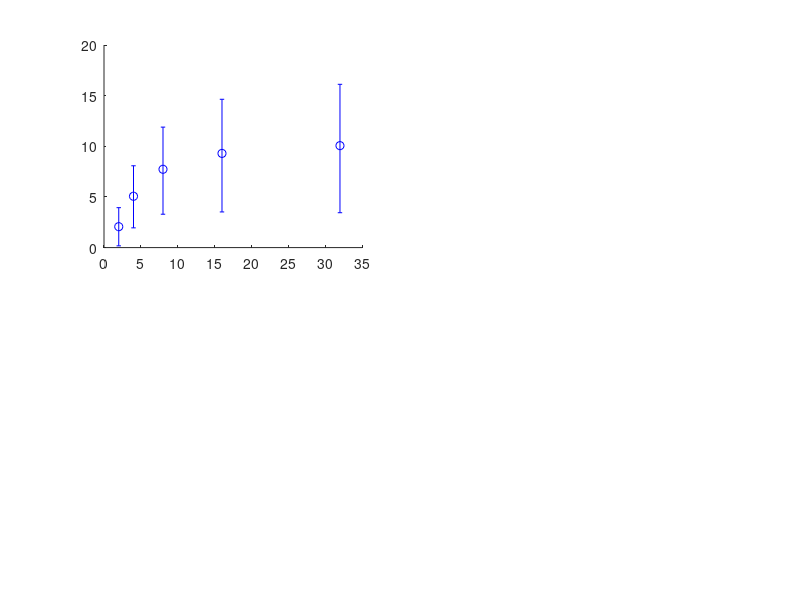

This chart was generated by the following MATLAB code: (Note: this script raises an error after producing the figure.)
%% Figure7 A
load('simulation_data/Figure7A');
subplot(2, 2, 1)
% data plot
errorbar([2, 4, 8, 16, 32], m_did_D(:,2,100), m_did_D(:,2,100) -  d_did_D(:,2,100), u_did_D(:,2,100) -  m_did_D(:,2,100), 'bo', 'LineWidth', 1, 'MarkerSize', 5)
hold on
errorbar([2, 4, 8, 16, 32], m_did_P_1(:,2,100), m_did_P_1(:,2,100) -  d_did_P_1(:,2,100), u_did_P_1(:,2,100) -  m_did_P_1(:,2,100), 'go', 'LineWidth', 1, 'MarkerSize', 5)
errorbar([2, 4, 8, 16, 32], m_did_P_2(:,2,100), m_did_P_2(:,2,100) -  d_did_P_2(:,2,100), u_did_P_2(:,2,100) -  m_did_P_2(:,2,100), 'ro', 'LineWidth', 1, 'MarkerSize', 5)
% starting porsition
plot(0, 0, 'bo', 'LineWidth', 1, 'MarkerSize', 5)
plot(0, -10, 'go', 'LineWidth', 1, 'MarkerSize', 5)
plot(0, 10, 'ro', 'LineWidth', 1, 'MarkerSize', 5)
% Ground Truth porsition
plot([0, 2, 4, 8, 16, 32], 10 * ones(6, 1), 'b--', 'LineWidth', 1)
plot([0, 2, 4, 8, 16, 32], -20 * ones(6, 1), 'g--', 'LineWidth', 1)
plot([0, 2, 4, 8, 16, 32], 20 * ones(6, 1), 'r--', 'LineWidth', 1)
set(gca, 'xscale', 'log')
xlim([0, 32])
set(gca, 'FontSize', 10,  'LineWidth', 1)
box off
xlabel('Prior Width (\sigma, deg)')
ylabel('Bias Estimation after 100 trials (deg')
%% Figure 7B
load('analysis_data/Figure7BCD&FigureS2.mat')
subplot(2, 2, 2)
k=[];
k(1,:) = [0 1 0];
k(2,:) = [0 0 1];
k(3,:) = [1 0 0];
kk(1, :) = [0.8, 1, 0.8];
kk(2, :) = [0.8, 0.8, 1];
kk(3, :) = [1, 0.8, 0.8];

for kkk = 1
    
    for i = 1: 3
        
        % mean
        plot(tau_m(:,i), 'Color', k(i, :), 'LineWidth', 2);

        hold on
        % error band
        p = fill([1: length(tau_m(:,i)) length(tau_m(:,i)): -1: 1], ...
        [tau_ul(:,i, 2)', tau_ul(end:-1:1, i, 1)'], 'black');
        p.FaceColor = kk(i, :);
        p.EdgeColor = 'none';
        p.FaceAlpha= 0.5;
        
    end
    
end
xlabel('Session Number')
ylabel('Prior Width (deg)')
set(gca, 'LineWidth', 1, 'FontSize', 10)
box off

%% Figure 7C

subplot(2, 2, 3)
errorbar(betae1_plot_mean * ecc_all + betan1_plot_mean * angle_all, P1_plot_mean, ...
    P1_plot_mean - P1_plot_low, P1_plot_up - P1_plot_mean, ...
    betae1_plot_mean * ecc_all + betan1_plot_mean * angle_all - ...
    betae1_plot_low * ecc_all - betan1_plot_low * angle_all,...
    betae1_plot_up * ecc_all + betan1_plot_up * angle_all - ...
    betae1_plot_mean * ecc_all - betan1_plot_mean * angle_all, 'go', 'LineWidth', 1, 'MarkerSize', 5)
hold on
errorbar(betae2_plot_mean * ecc_all + betan2_plot_mean * angle_all, P2_plot_mean, ...
    P2_plot_mean - P2_plot_low, P2_plot_up - P2_plot_mean, ...
    betae2_plot_mean * ecc_all + betan2_plot_mean * angle_all - ...
    betae2_plot_low * ecc_all - betan2_plot_low * angle_all,...
    betae2_plot_up * ecc_all + betan2_plot_up * angle_all - ...
    betae2_plot_mean * ecc_all - betan2_plot_mean * angle_all, 'ro', 'LineWidth', 1, 'MarkerSize', 5)

errorbar(zeros(length(P1_plot_mean), 1), D_plot_mean, ...
    D_plot_mean - D_plot_low, D_plot_up - D_plot_mean, zeros(length(D_plot_mean), 1),...
    zeros(length(D_plot_mean), 1), 'bo', 'LineWidth', 1, 'MarkerSize', 5)

plot(-45: 40, -45:40, 'k--', 'LineWidth', 1)
xlabel('Prior Mean (deg)')
ylabel('Posterior Mean (deg)')

%% Figure 7D
subplot(2, 2, 4)
plot(P1_plot_mean - betae1_plot_mean * ecc_all - betan1_plot_mean * angle_all,  'go', 'LineWidth', 1, 'MarkerSize', 5)
hold on
plot(P2_plot_mean - betae2_plot_mean * ecc_all - betan2_plot_mean * angle_all,  'ro', 'LineWidth', 1, 'MarkerSize', 5)

plot(0:55, zeros(56, 1), 'k--', 'LineWidth', 1)

xlabel('Session Number')
ylabel('Perceptual Bias - Long-Term Mean')